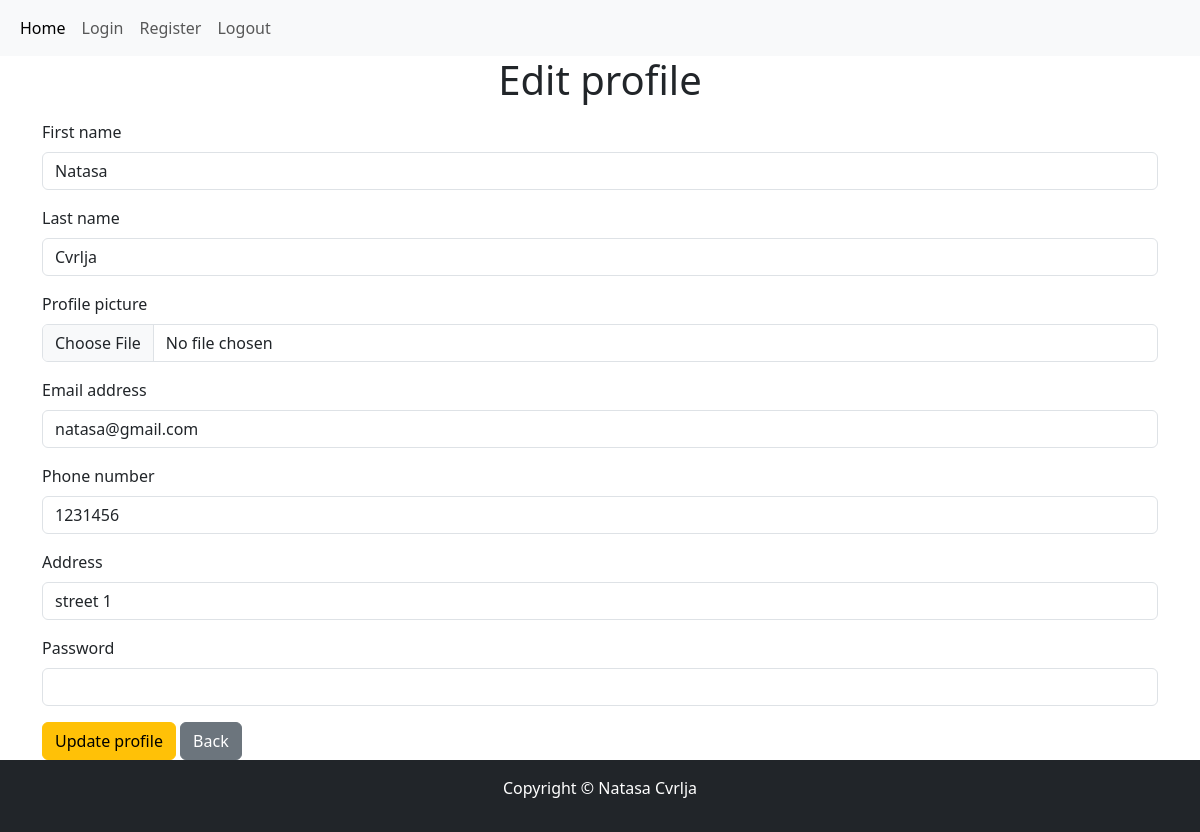
The page /edit.php?id=7 on the database its author committed.
### tables this page shows
CREATE TABLE `users` (
  `id` int(11) NOT NULL,
  `firstName` varchar(50) NOT NULL,
  `lastName` varchar(50) NOT NULL,
  `email` varchar(70) NOT NULL,
  `phoneNumb` int(15) NOT NULL,
  `address` varchar(80) NOT NULL,
  `picture` varchar(80) NOT NULL,
  `password` varchar(255) NOT NULL,
  `status` varchar(30) DEFAULT 'user'
);

### edit.php (the view, shortened to what this page needs)
<?php
    require_once "db_connect.php";
    $id = $_GET["id"];
    $sql = "SELECT * FROM users WHERE id = $id";
    $result = mysqli_query($connect, $sql);
    $row = mysqli_fetch_assoc($result);
    $backBtn = "home.php";
?>
<!doctype html>
<html lang="en">
    <head>
        <link href="https://cdn.jsdelivr.net/npm/bootstrap@5.3.0/dist/css/bootstrap.min.css" rel="stylesheet">
    </head>
    <body>
    <nav class="navbar navbar-expand-lg bg-body-tertiary" >
        <div class="container-fluid">
            <ul class="navbar-nav me-auto mb-2 mb-lg-0" >
            <li class="nav-item">
                    <a class="nav-link active" aria-current="page" href="home.php" >Home</a>
                </li>
                <li class="nav-item">
                    <a class="nav-link" href="login.php" >Login</a>
                </li>
                <li class="nav-item">
          <a class="nav-link" href="register.php">Register</a>
        </li>
                <li class="nav-item">
                    <a class="nav-link" href="logout.php?logout">Logout</a >
                </li>
            </ul>
        </div>
    </nav>
<div class="container">
            <h1 class="text-center">Edit profile</h1>
            <form method="post" autocomplete="off" enctype="multipart/form-data">
                <div class="mb-3 mt-3">
                    <label for="fname" class="form-label">First name</label>
                    <input type="text" class="form-control" id="fname" name="fname" placeholder="First name" value="<?= $row["firstName"] ?>">
               </div>
                <div class="mb-3">
                    <label for="lname" class="form-label">Last name</label>
                    <input type="text" class="form-control" id="lname" name="lname" placeholder="Last name" value="<?= $row["lastName"] ?>">
               </div>
                <div class="mb-3">
                    <label for="picture" class="form-label">Profile picture</label>
                    <input type="file" class="form-control" id="picture" name="picture">
                </div>
                <div class="mb-3">
                    <label for="email" class="form-label">Email address</label>
                    <input type="email" class="form-control" id="email" name="email" placeholder="Email address" value="<?= $row["email"] ?>">
               </div>
                <div class="mb-3">
                    <label for="phonen" class="form-label">Phone number</label>
                    <input type="text" class="form-control" id="phonen" name="phonen" placeholder="Phone number" value="<?= $row["phoneNumb"] ?>">
                </div>
                <div class="mb-3">
                    <label for="address" class="form-label">Address</label>
                    <input type="text" class="form-control" id="address" name="address" placeholder="Address" value="<?= $row["address"] ?>">
                </div>
                <div class="mb-3">
                    <label for="password" class="form-label">Password</label>
                    <input type="password" class="form-control" id="password" name="password">
              </div>
                <button name="update" type="submit" class="btn btn-warning">Update profile</button>
                <a href="<?= $backBtn ?>" class="btn btn-secondary">Back</a>
            </form>
        </div>
        <footer>
        <div stlye="height: 20px; width: 100%;" class="text-center py-3 bg-dark ">
            <p style="color: white;">Copyright © Natasa Cvrlja</p>
        </div>
    </footer>
    </body>
</html>

### rows shown on the page
users: fname "Natasa", lname "Cvrlja", email "natasa@gmail.com", phonen "1231456", address "street 1"
